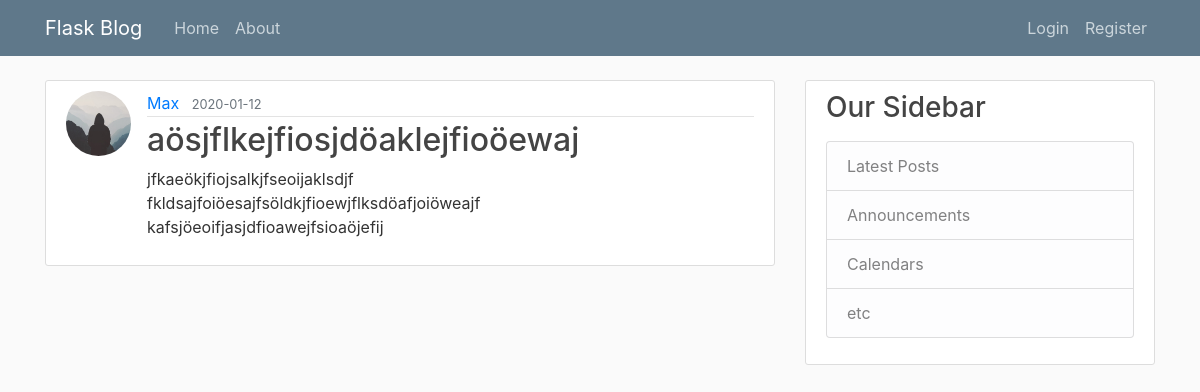
Screenshot of /post/21 with the database file from the repository.
### flaskblog/models.py (models this page shows, shortened)
class User(db.Model, UserMixin): # 'db.Model' creates the SQLAlchemy Model; UserMixin is important for flask_login to make the login system work (UserMixin provides funcions like 'is_authenticated' for flask_login)
    id = db.Column(db.Integer, primary_key=True) # 'primary_key' provides a unique id for each column
    username = db.Column(db.String(20), unique=True, nullable=False) # 'unique' makes sure that the username is only one time stored in the database; 'nullable' ensures that the entry is not null
    email = db.Column(db.String(120), unique=True, nullable=False)
    image_file = db.Column(db.String(20), nullable=False, default='default.jpg') # 'default' sets a default entry if nothing was submitted in the form
    password = db.Column(db.String(60), nullable=False)
    posts = db.relationship('Post', backref='author', lazy=True) # relationship with another model (in this case 'Post'; 'Post' need to be spelled like the class); 'backref' creates a kind of column in the related model; 'lazy' ensures that the related data only gets loaded when needed

class Post(db.Model):
    id = db.Column(db.Integer, primary_key=True)
    title = db.Column(db.String(100), nullable=False)
    date_posted = db.Column(db.DateTime, nullable=False, default=datetime.utcnow)
    content = db.Column(db.Text, nullable=False)
    user_id = db.Column(db.Integer, db.ForeignKey('user.id'), nullable=False) # ForeignKey creates a relationship to the user id who has written the post; ForeignKey needs to be written lowercase because it uses the tablename (in the SQLite database) and not the classname of the model

### flaskblog/routes.py (the view)
@app.route('/post/<int:post_id>')
def post(post_id):
    post = Post.query.get_or_404(post_id) # shows the post if it exists or it shows 404 error if it doesnt exist
    return render_template('post.html', title=post.title, post=post)

### flaskblog/templates/post.html (shortened to what this page needs)
{% extends "layout.html" %}
{% block content %}
    <article class="media content-section">
        <img class="rounded-circle article-img" src="{{ url_for('static', filename='profile_pics/' + post.author.image_file) }}">
        <div class="media-body">
        <div class="article-metadata">
            <a class="mr-2" href="{{ url_for('user_posts', username=post.author.username) }}">{{ post.author.username }}</a>
            <small class="text-muted">{{ post.date_posted.strftime('%Y-%m-%d') }}</small>
        </div>
        <h2 class="article-title">{{ post.title }}</h2>
        <p class="article-content">{{ post.content }}</p>
        </div>
    </article>
{% endblock content %}

### flaskblog/static/css/main.css (style rules this page uses)
body { background: #fafafa; color: #333333; margin-top: 5rem; }
h1, h2, h3, h4, h5, h6 { color: #444444; }
.content-section { background: #ffffff; padding: 10px 20px; border: 1px solid #dddddd; border-radius: 3px; margin-bottom: 20px; }
.article-title { color: #444444; }
.article-content { white-space: pre-line; }
.article-img { height: 65px; width: 65px; margin-right: 16px; }
.article-metadata { padding-bottom: 1px; margin-bottom: 4px; border-bottom: 1px solid #e3e3e3 }

### rows the page displays
User: image_file (placeholder picture), author.username "Max"
Post: date_posted "2020-01-12", title "aösjflkejfiosjdöaklejfioöewaj", content "jfkaeökjfiojsalkjfseoijaklsdjf fkldsajfoiöesajfsöldkjfioewjflksdöafjoiöweajf kafsjöeoifjasjdfioawejfsioaöjefij"
